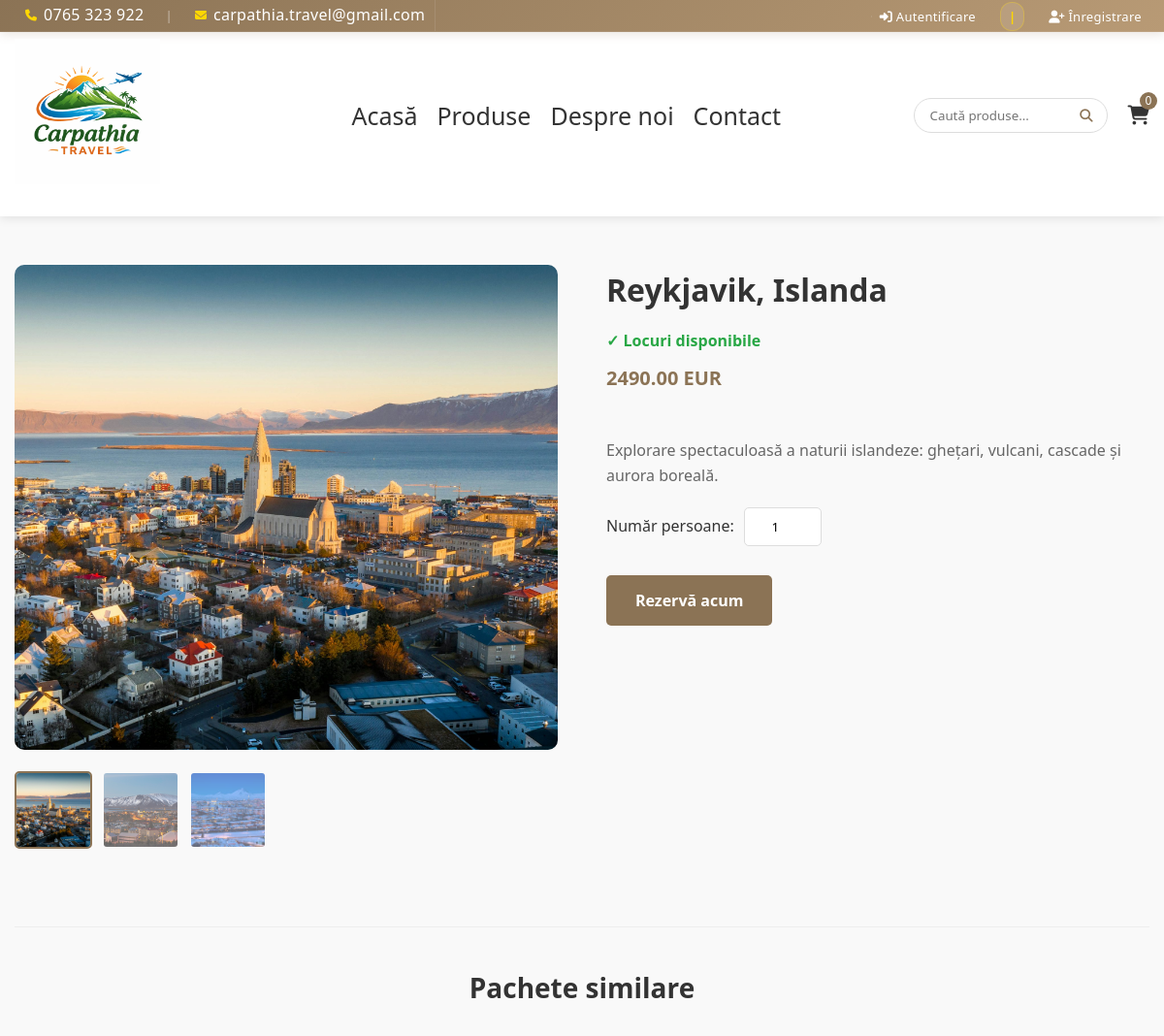
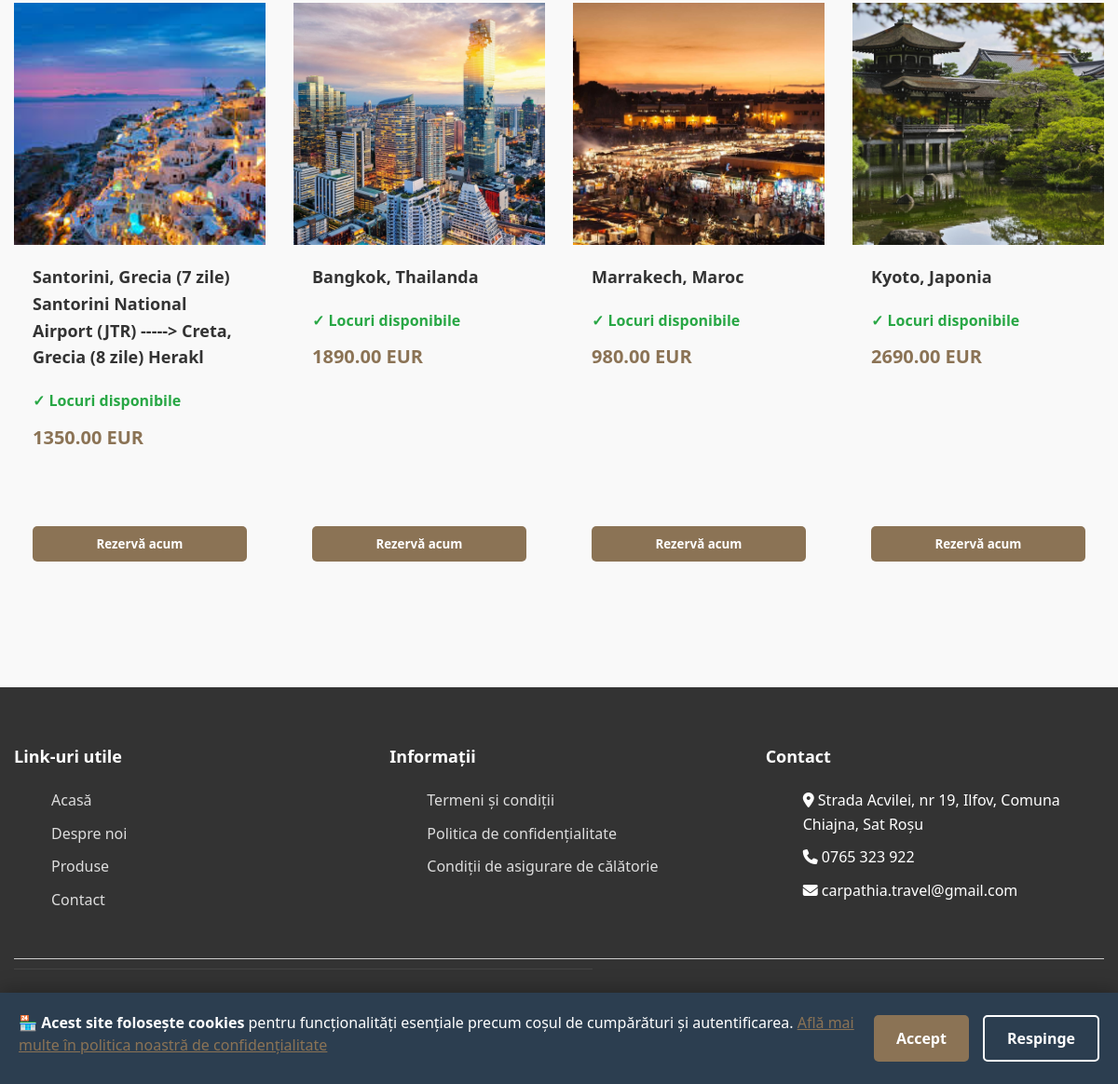
The page /produs.php?id=17 on the database its author committed (2 pictures, top to bottom).
### tables this page shows
CREATE TABLE `produse` (
  `id` int(11) NOT NULL,
  `tip_pachet` varchar(255) NOT NULL,
  `plecare` varchar(100) NOT NULL,
  `destinatie` varchar(100) NOT NULL,
  `descriere` text NOT NULL,
  `pret` decimal(10,2) NOT NULL,
  `durata` int(11) NOT NULL COMMENT 'Durata in zile',
  `locuri_disponibile` int(11) NOT NULL DEFAULT 20,
  `data_plecare` date DEFAULT NULL
);

### functions.php (called while the page is built, shortened)
<?php
function getImaginiProdus($idProdus): array {
    global $conn;
    $sql = "SELECT imagine FROM imagini_produse WHERE id_produs = ? ORDER BY ordine ASC";
    $stmt = $conn->prepare($sql);
    $stmt->bind_param("i", $idProdus);
    $stmt->execute();
    $result = $stmt->get_result();
    $imagini = [];
    while ($row = $result->fetch_assoc()) {
        $imagini[] = $row['imagine'];
    }
    return $imagini;
}
function getProdusById($id): ?array {
    global $conn;
    $sql = "
        SELECT p.*,
               (SELECT imagine
                FROM imagini_produse
                WHERE id_produs = p.id
                ORDER BY ordine ASC
                LIMIT 1) AS imagine_principala
        FROM produse p
        WHERE p.id = ?
    ";
    $stmt = $conn->prepare($sql);
    $stmt->bind_param("i", $id);
    $stmt->execute();
    $row = $stmt->get_result()->fetch_assoc();
    return $row ?: null;
}
function getProduseSimilare($idProdus, $categorie, $limit = 4) {
    global $conn;
    $sql = "
        SELECT p.*,
               (SELECT imagine
                FROM imagini_produse
                WHERE id_produs = p.id
                ORDER BY ordine ASC
                LIMIT 1) AS imagine_principala
        FROM produse p
        WHERE p.tip_pachet = ? AND p.id != ?
        LIMIT ?
    ";
    $stmt = $conn->prepare($sql);
    $stmt->bind_param("sii", $categorie, $idProdus, $limit);
    $stmt->execute();
    return $stmt->get_result();
}
?>

### produs.php (the view, shortened to what this page needs)
<?php
require 'header.php';
$idPachet = $_GET['id'] ?? 0;
$pachet = getProdusById($idPachet);
$imagini = getImaginiProdus($idPachet);
$imaginePrincipala = !empty($imagini) ? $imagini[0] : 'imagini/default.jpg';
$pacheteSimilare = getProduseSimilare($idPachet, $pachet['tip_pachet']);
?>
<!DOCTYPE html>
<html lang="ro">
<head>
    <link rel="stylesheet" href="https://cdnjs.cloudflare.com/ajax/libs/font-awesome/6.4.0/css/all.min.css">
    <link rel="stylesheet" href="style.css">
</head>
<body>
    <div class="container">
        <div class="product-detail">
            <div class="product-gallery-large">
                <img id="mainImage"
                    src="<?php echo $imaginePrincipala; ?>"
                    alt="<?php echo htmlspecialchars($pachet['destinatie']); ?>"
                    class="main-image">
                <?php if (!empty($imagini)): ?>
                <div class="thumbnail-images">
                    <?php foreach ($imagini as $index => $img): ?>
                        <img src="<?php echo $img; ?>"
                            alt="<?php echo htmlspecialchars($pachet['destinatie']); ?> - Imagine <?php echo $index + 1; ?>"
                            class="thumbnail <?php echo $index === 0 ? 'active' : ''; ?>"
                            onclick="changeMainImage('<?php echo $img; ?>', this)">
                    <?php endforeach; ?>
                </div>
                <?php endif; ?>
            </div>
            <div class="product-info">
                <h1><?php echo htmlspecialchars($pachet['destinatie']); ?></h1>
                <div class="product-stock">
                    <?php
                    $locuriDisponibile = $pachet['locuri_disponibile'];
                    if($locuriDisponibile > 1): ?>
                        <span class="available">✓ Locuri disponibile</span>
                    <?php elseif($locuriDisponibile == 1): ?>
                        <span class="low-stock">⚠ Ultimul loc disponibil!</span>
                    <?php else: ?>
                        <span class="out-of-stock">✗ Pachet epuizat</span>
                    <?php endif; ?>
                </div>
                <div class="product-price"><?php echo $pachet['pret']; ?> EUR </div>
                <div class="product-description" style="white-space: pre-line;">
                    <?php echo htmlspecialchars($pachet['descriere']); ?>
                </div>
                <form method="POST" action="adauga_cos.php" class="add-to-cart-form">
                    <div class="quantity-selector">
                        <label for="quantity">Număr persoane:</label>
                        <input type="number" id="quantity" name="quantity" value="1" min="1" max="<?php echo $locuriDisponibile; ?>" <?php echo $locuriDisponibile == 0 ? 'disabled' : ''; ?>>
                    </div>
                    <button type="submit" class="add-to-cart-large" <?php echo $locuriDisponibile == 0 ? 'disabled' : ''; ?>>
                        <?php echo $locuriDisponibile == 0 ? 'Pachet epuizat' : 'Rezervă acum'; ?>
                    </button>
                </form>
            </div>
        </div>
        <?php if($pacheteSimilare->num_rows > 0): ?>
        <div class="similar-products">
            <h2>Pachete similare</h2>
            <div class="products-grid">
                <?php while($pachetSimilar = $pacheteSimilare->fetch_assoc()):
                    $locuriSimilar = $pachetSimilar['locuri_disponibile'];
                ?>
                    <div class="product-card">
                        <a href="produs.php?id=<?php echo $pachetSimilar['id']; ?>" class="product-link">
                            <div class="product-img" style="background-image: url('<?php echo $pachetSimilar['imagine_principala']; ?>');"></div>
                        </a>
                        <div class="product-content">
                            <a href="produs.php?id=<?php echo $pachetSimilar['id']; ?>" class="product-link">
                                <h3 class="product-title"><?php echo htmlspecialchars($pachetSimilar['destinatie']); ?></h3>
                            </a>
                            <div class="product-stock">
                                <?php if($locuriSimilar > 1): ?>
                                    <span class="available">✓ Locuri disponibile</span>
                                <?php elseif($locuriSimilar == 1): ?>
                                    <span class="low-stock">⚠ Ultimul loc!</span>
                                <?php else: ?>
                                    <span class="out-of-stock">✗ Pachet epuizat</span>
                                <?php endif; ?>
                            </div>
                            <div class="product-price-card"><?php echo $pachetSimilar['pret']; ?> EUR</div>
                            <?php if($locuriSimilar > 0): ?>
                            <form method="POST" action="adauga_cos.php" class="add-to-cart-form">
                                <button type="submit" class="add-to-cart">
                                    Rezervă acum
                                </button>
                            </form>
                            <?php else: ?>
                            <button type="button" class="add-to-cart disabled" disabled>
                                Pachet epuizat
                            </button>
                            <?php endif; ?>
                        </div>
                    </div>
                <?php endwhile; ?>
            </div>
        </div>
        <?php endif; ?>
    </div>
</body>
</html>
<?php require 'footer.php'; ?>

### style.css (style rules this page uses)
* { margin: 0; box-sizing: border-box; font-family: 'Segoe UI', Tahoma, Geneva, Verdana, sans-serif; }
body { background-color: #f9f9f9; color: #333; line-height: 1.6; height: 100%; margin: 0; display: flex; flex-direction: column; }
html, body { height: 100%; margin: 0; }
.container { width: 100%; max-width: 1200px; margin: 0 auto; padding: 0 15px; padding-bottom: 25px; }
.product-stock { margin: 10px 0; font-weight: bold; }
.available { color: #28a745; }
.products-grid { display: grid; grid-template-columns: repeat(auto-fill, minmax(250px, 1fr)); gap: 30px; margin-bottom: 50px; }
.product-img { width: 100%; height: 260px; background-size: cover; background-position: center; background-repeat: no-repeat; }
.product-content { padding: 20px; height: 360px; display: flex; flex-direction: column; flex: 1; }
.product-content form { display: flex; flex-direction: column; margin-top: auto; }
.product-title { font-size: 18px; margin-bottom: 10px; color: #333; }
.product-price, .product-price-card { font-size: 20px; font-weight: bold; color: #8B7355; margin-bottom: 15px; }
.add-to-cart { margin-top: 15px; background-color: #8B7355; color: white; border: none; padding: 10px 15px; border-radius: 5px; cursor: pointer; width: 100%; font-weight: bold; transition: background-color 0.3s; }
.product-link { text-decoration: none; color: inherit; display: block; }
.product-detail { display: grid; grid-template-columns: 1fr 1fr; gap: 50px; margin: 50px 0; }
.product-gallery-large { position: relative; }
.main-image { width: 100%; height: 500px; object-fit: cover; border-radius: 10px; }
.thumbnail-images { display: flex; gap: 10px; margin-top: 15px; }
.thumbnail { width: 80px; height: 80px; object-fit: cover; border-radius: 5px; cursor: pointer; opacity: 0.6; border: 2px solid transparent; transition: all 0.3s ease; }
.thumbnail.active, .thumbnail:hover { opacity: 1; border: 2px solid #8B7355; }
.product-info h1 { font-size: 32px; margin-bottom: 15px; color: #333; }
.product-description { margin: 20px 0; line-height: 1.6; color: #666; }
.quantity-selector { margin: 20px 0; display: flex; align-items: center; gap: 10px; }
.quantity-selector label { font-weight: 500; }
.quantity-selector input { width: 80px; padding: 10px; border: 1px solid #ddd; border-radius: 5px; text-align: center; }
.add-to-cart-large { background-color: #8B7355; color: white; border: none; padding: 15px 30px; border-radius: 5px; cursor: pointer; font-size: 16px; font-weight: bold; transition: background-color 0.3s; margin-top: 10px; }
.similar-products { margin-top: 80px; padding: 40px 0; border-top: 1px solid #eee; }
.similar-products h2 { font-size: 28px; margin-bottom: 30px; color: #333; text-align: center; }

### rows shown on the page
produse: destinatie "Reykjavik, Islanda", pret "2490.00", descriere "Explorare spectaculoasă a naturii islandeze: ghețari, vulcani, cascade și aurora boreală.", quantity "1"
produse: shows a picture, destinatie "Santorini, Grecia (7 zile) Santorini National Airport (JTR) -----> Creta, Grecia (8 zile) Herakl", locuri_disponibile "✓ Locuri disponibile", pret "1350.00"
produse: shows a picture, destinatie "Bangkok, Thailanda", locuri_disponibile "✓ Locuri disponibile", pret "1890.00"
produse: shows a picture, destinatie "Marrakech, Maroc", locuri_disponibile "✓ Locuri disponibile", pret "980.00"
produse: shows a picture, destinatie "Kyoto, Japonia", locuri_disponibile "✓ Locuri disponibile", pret "2690.00"
